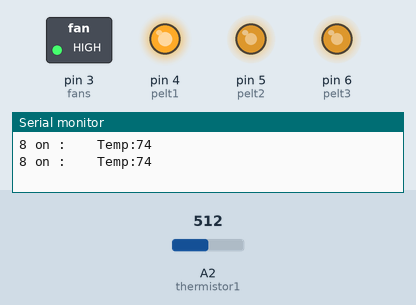
Recording of a sketch running on a simulated Arduino Uno, built with avr-gcc and run on an emulated ATmega328P. On the bench: switched loads named in the sketch (green lamp = pin HIGH), output pins drawn as LEDs (lit = HIGH), the last lines printed to the serial monitor. Inputs (shaded band) come from the test bench; at power-on: A2 (thermistor1) = 512.

Above: at 1.8 s.
1.9 s: A2 (thermistor1) set to 476
At 3.2 s:
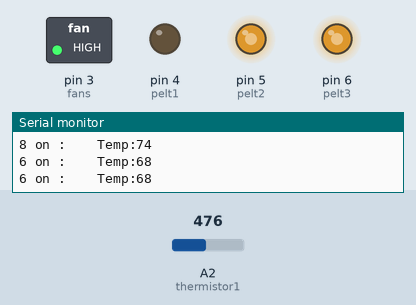
3.5 s: A2 (thermistor1) set to 434
5.2 s: A2 (thermistor1) set to 413
At 6.5 s:
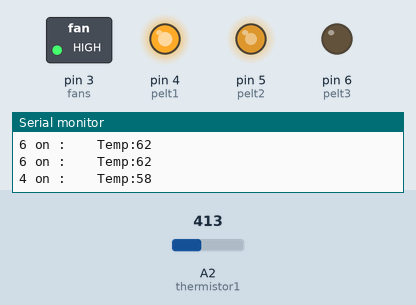
7.5 s: A2 (thermistor1) set to 370
9.2 s: A2 (thermistor1) set to 350
At 10.8 s:
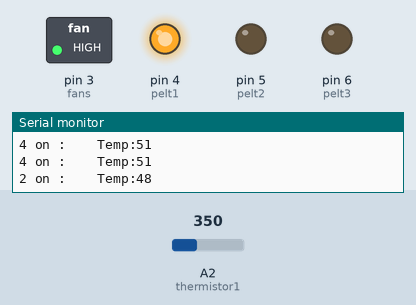
11.5 s: A2 (thermistor1) set to 511
At 12.4 s:
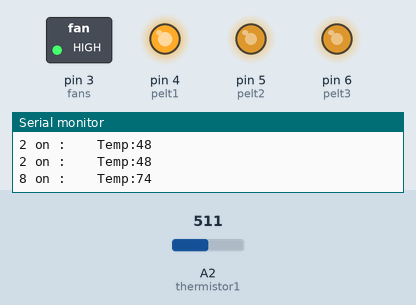
Timing chart, 0 to 14.5 s (numbered marks = the images above; inputs shaded):
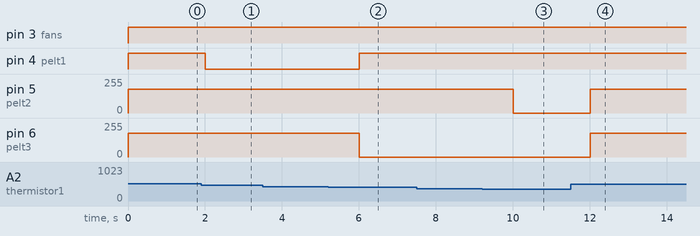

The sketch:

AFRL_Challenge_Water_Cooler_v3.ino
```cpp
/*
AFRL Challenge Program v 3
By: Jackson Montgomery - Joshua Jablonowski
3-30-15

Peltier controller, temp status, Bluetooth connection.
*/

int pelt1 = 4; //Set of 2 peltiers
int pelt2 = 5; //Set of 2 peltiers
int pelt3 = 6; //Set of 4 peltiers
int fans= 3;
int thermistor1= 2;
int peltpwr=179;  // 0-255, 179 is approx 70% power, 255 is max power


void setup(){
 Serial.begin(9600);
 pinMode(pelt1,OUTPUT);
 pinMode(pelt2,OUTPUT);
 pinMode(pelt3,OUTPUT);
 pinMode(fans, OUTPUT);
 pinMode(thermistor1,INPUT);


 }

 int Thermistor(int RawADC) {  //Function to perform the fancy math of the Steinhart-Hart equation
 double Temp;
 int final;
 Temp = log(((10240000/RawADC) - 10000));
 Temp = 1 / (0.001129148 + (0.000234125 + (0.0000000876741 * Temp * Temp ))* Temp );
 Temp = Temp - 273.15;              // Convert Kelvin to Celsius
 Temp = (Temp * 9.0)/ 5.0 + 32.0; // Celsius to Fahrenheit - comment out this line if you need Celsius
 Temp = Temp-3; //calibration adjustment
 Temp = round(Temp);
 final=(int)Temp;
 return final;
}


void loop(){

  int therm1;
  int therm2;

  digitalWrite(fans, HIGH);

  while(1){

    therm1 = analogRead(thermistor1);
    therm2= Thermistor(therm1);                        //temp of thermistor in F


if (therm2>=70){
            Serial.print("8 on :    Temp:");  //eight(all) peltiers on
            analogWrite(pelt1,peltpwr);
            analogWrite(pelt2,peltpwr);
            analogWrite(pelt3,peltpwr);
          }
if ((therm2>=60)&&(therm2<70)){
            Serial.print("6 on :    Temp:");    // six peltiers on
            analogWrite(pelt1,0);
            analogWrite(pelt2,peltpwr);
            analogWrite(pelt3,peltpwr);
}
if ((therm2>=50)&&(therm2<60)){          // four peltiers on
            Serial.print("4 on :    Temp:");
            analogWrite(pelt1,peltpwr);
            analogWrite(pelt2,peltpwr);
            analogWrite(pelt3,0);
          }
if ((therm2>=35)&&(therm2<50)){
Serial.print("2 on :    Temp:");  // two peltiers on
            analogWrite(pelt1,peltpwr);
            analogWrite(pelt2,0);
            analogWrite(pelt3,0);
          }
if(therm2<35){
            Serial.print("0 on :    Temp:");  //if almost freezing turn off
            analogWrite(pelt1,0);
            analogWrite(pelt2,0);
            analogWrite(pelt3,0);
}
 Serial.println(therm2);

 delay(1000);
}
}// end of void loop
```

Measured:
- the behaviour switches between 484 and 483 on A2 (thermistor1) (found by bisection; images 0 and 1)
- the behaviour switches between 421 and 420 on A2 (thermistor1) (found by bisection; images 1 and 2)
- the behaviour switches between 358 and 357 on A2 (thermistor1) (found by bisection; images 2 and 3)
- after the input at 1.9 s, pin 4 (pelt1): HIGH → LOW after 0.10 s
- after the input at 5.2 s, pin 4 (pelt1): LOW → HIGH after 0.81 s; pin 6 (pelt3): 179/255 → 0/255 after 0.81 s
- after the input at 9.2 s, pin 5 (pelt2): 179/255 → 0/255 after 0.81 s
- after the input at 11.5 s, pin 5 (pelt2), pin 6 (pelt3): 0/255 → 179/255 after 0.51 s
